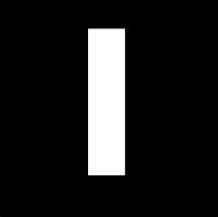
%> input picture clpsm9.jpg, 218 x 217 px
$ octave m_20_3_6.m   (GNU Octave 9; MATLAB toolbox functions it lacks are replaced by stand-ins)
%> lines starting %> are read from the running program, lines starting %| are printed output that depends on the picture; in (x1, y1, x2, y2) boxes, pixels count from 0 and x2, y2 are one past the last pixel; in counts of white or black regions, pixels touching at a corner belong together; the program's own positions count from 1
aaa=imread('clpsm9.jpg');
%> aaa is the input picture: size 217x218x3 uint8; min 0, max 255, mean 29.3
aa=rgb2gray(aaa);
a=imbinarize(aa);
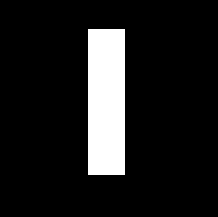
%> a: size 217x218 logical; 11.4% white; 1 white region, box (x1, y1, x2, y2) and area: (88, 29, 125, 175) 5402
A = fft2(a);
A_abs = abs(A);
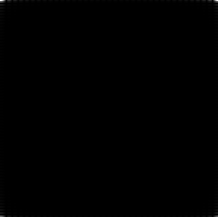
%> A_abs: size 217x218 double; min 0.000422, max 5402, mean 7.4; drawn with min black and max white
A_shifted = fftshift(A_abs);
A_trans = log(1+abs(A_shifted));
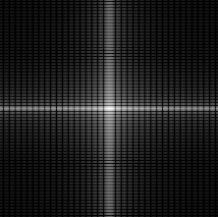
%> A_trans: size 217x218 double; min 0.000422, max 8.59, mean 0.992; drawn with min black and max white
A_ifft = ifftshift(A_trans);
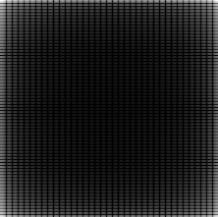
%> A_ifft: size 217x218 double; min 0.000422, max 8.59, mean 0.992; mean of the top-left, top-right, bottom-left and bottom-right quarters 1.03, 0.999, 0.984, 0.958; drawn with min black and max white
subplot(2,4,1);
imshow(a);
title('image');
subplot(2,3,2);
plot(A,'.');
title('FFT');
subplot(2,3,3);
freqz2(A_abs);
title('frequency spectrum');
subplot(2,3,4);
freqz2(A_shifted);
title('Centred ft');
subplot(2,3,5);
freqz2(A_trans);
title('Enhanced ft');
subplot(2,3,6);
freqz2(A_ifft);
title('IFFT');
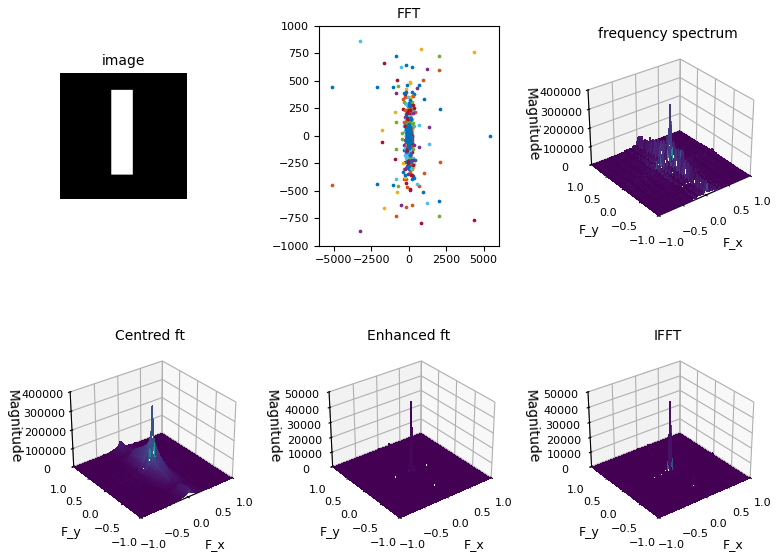
%> figure redrawn from the program's plot data, 6 panels

$ run again, with clpsm6.jpg copied over clpsm9.jpg
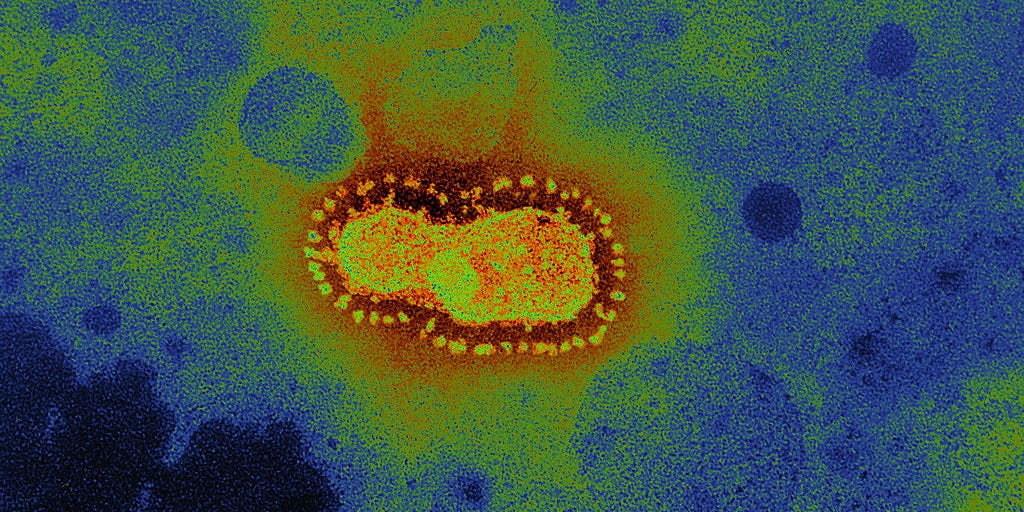
%> input picture clpsm6.jpg, 1024 x 512 px
%> aaa is the input picture: size 512x1024x3 uint8; mean R, G, B 64.8, 87.5, 74.5
%> `a=imbinarize(aa);`:
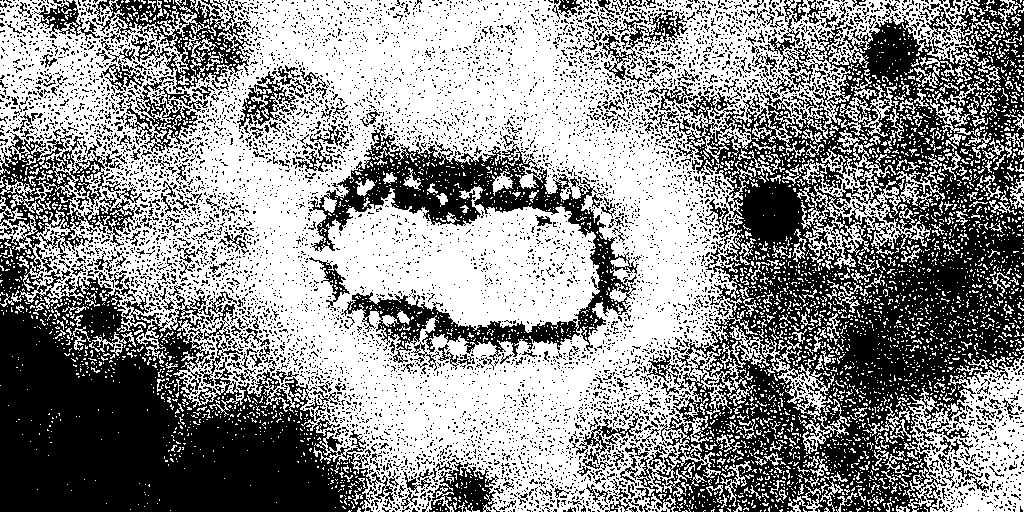
%> a: size 512x1024 logical; 55.5% white; 7459 black regions (7045 under 20 px), largest, box (x1, y1, x2, y2) and area: (620, 0, 1024, 512) 93176, (0, 132, 394, 512) 62646, (308, 124, 639, 363) 17914
%> `A_ifft = ifftshift(A_trans);`:
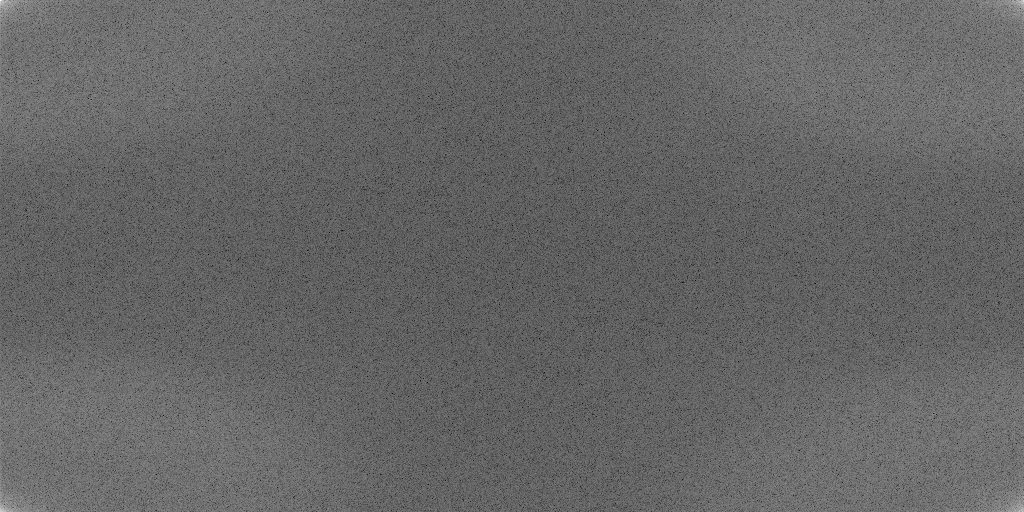
%> A_ifft: size 512x1024 double; min 0.392, max 12.58, mean 5.26; mean of the top-left, top-right, bottom-left and bottom-right quarters 5.24, 5.28, 5.28, 5.24; drawn with min black and max white
